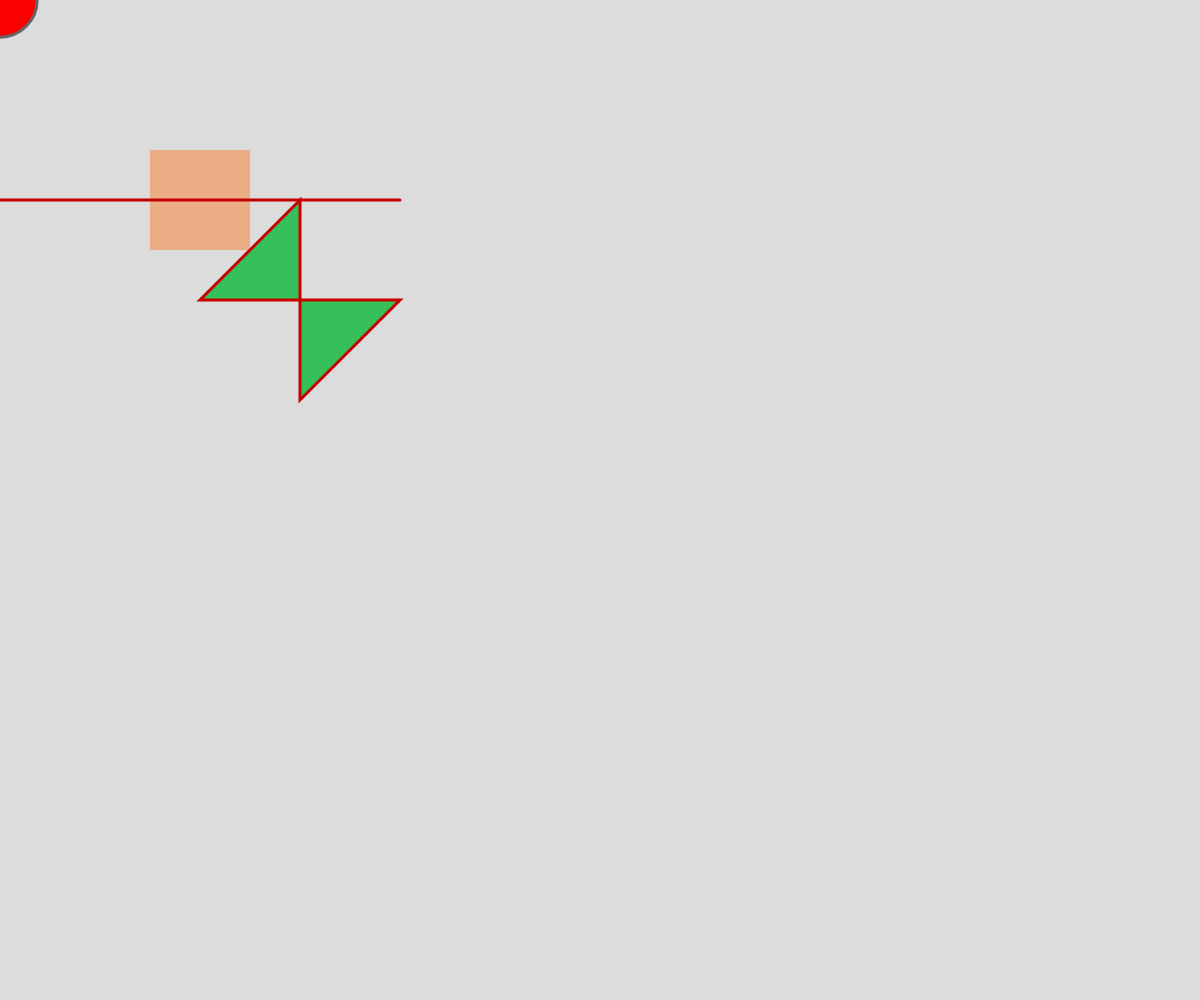
Frame 1 (no input)
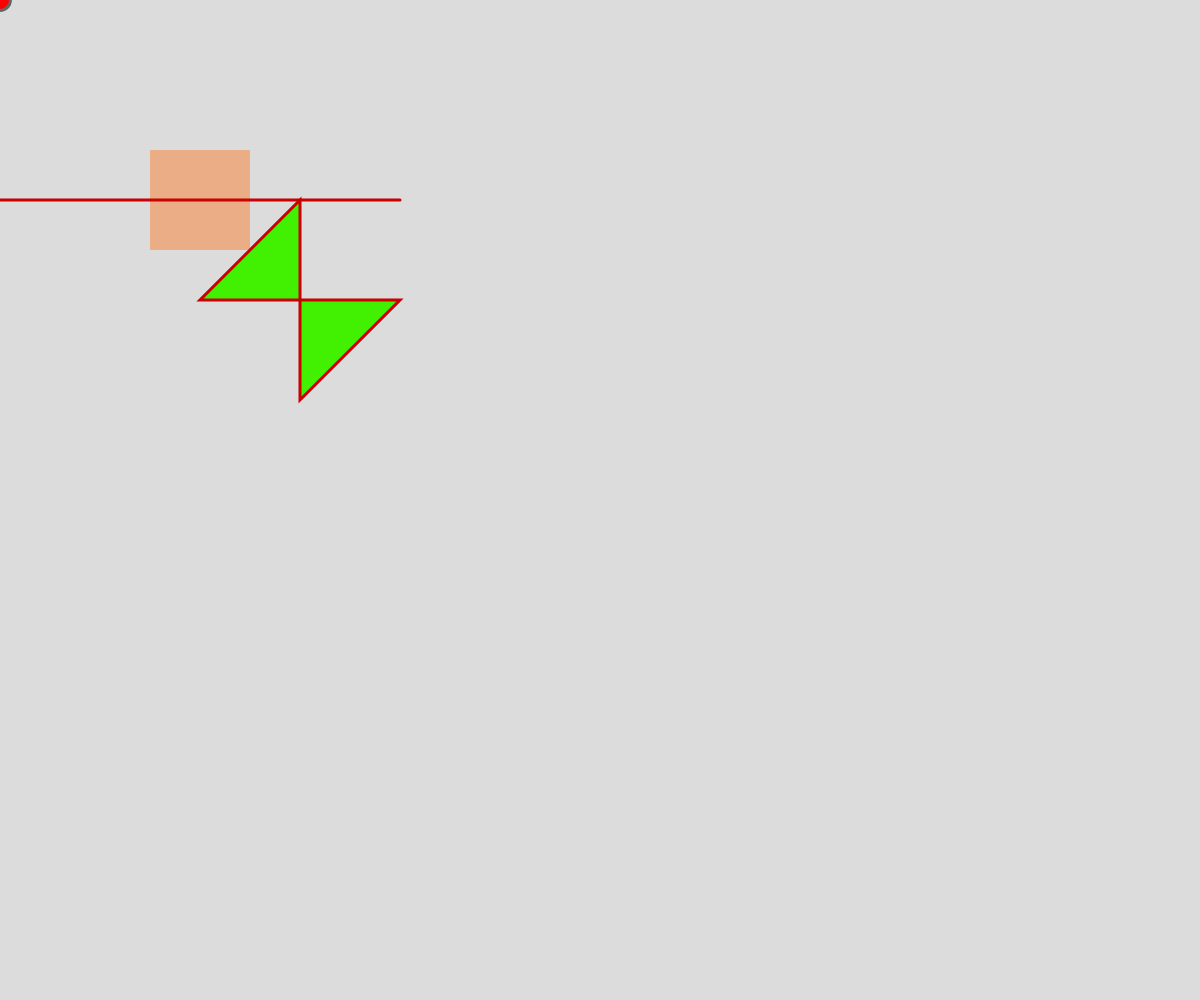
Frame 60 (no input)
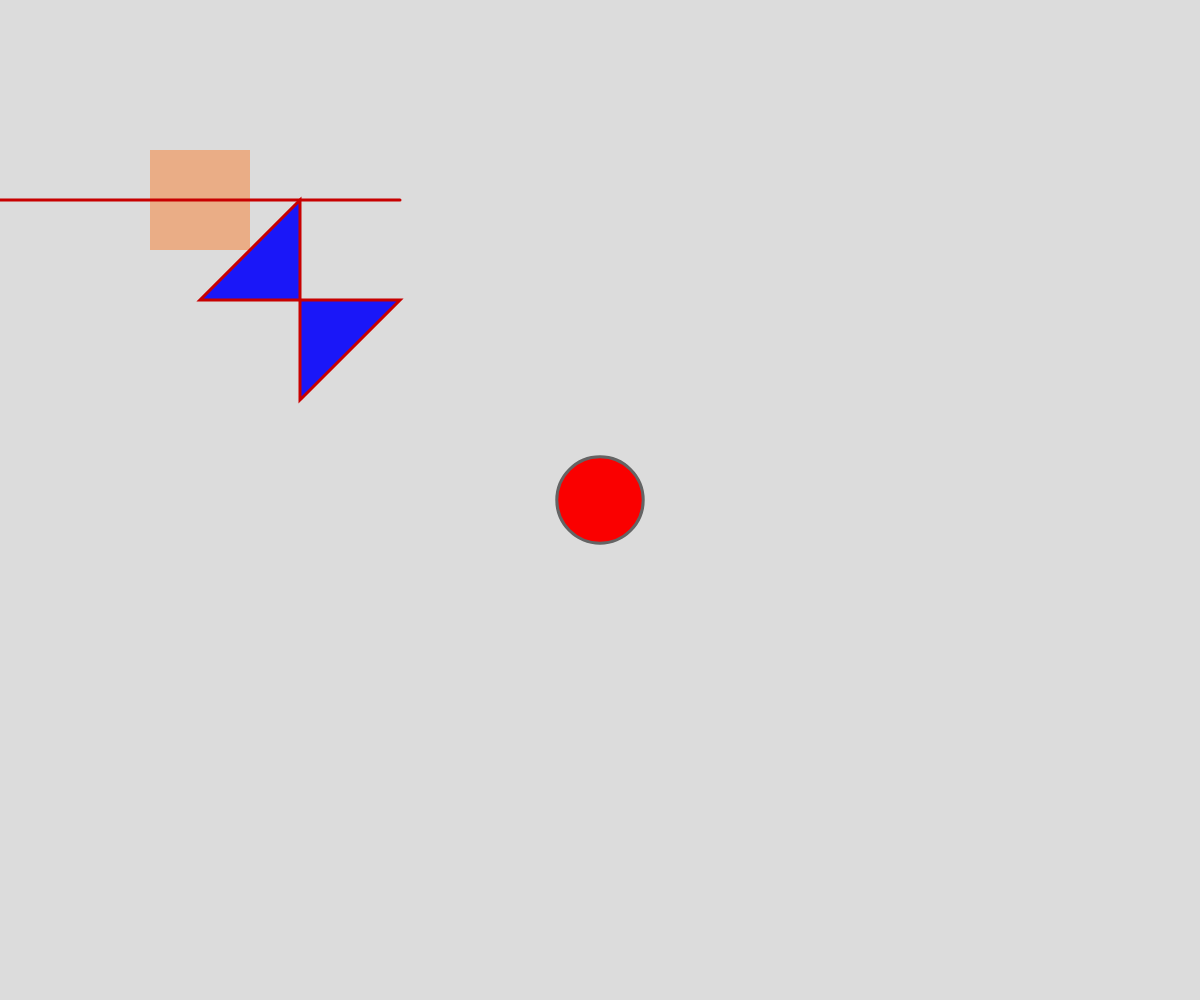
Frame 120 (the mouse pressed at the canvas centre since frame 60)

The p5.js sketch that drew these frames (run headless with seeded random() and noise() and a simulated clock; from frame 60 on, the mouse is pressed at the canvas centre):

// p5.js sketch
// ── sketch.js
function setup() {
  createCanvas(windowWidth,windowHeight);
  rectMode(CENTER);
}

function draw() {
  background(220);
  noStroke();
  fill(255,100,0,100);
  rect(200,200,100,100);
  
  stroke(100,100,100);
  strokeWeight(3)
  fill(250,0,0);
  ellipse(mouseX,mouseY,random(10,100));
  
  stroke(200,0,0);
  line(0,200,400,200);
  
  fill(random(0,255),random(0,255),random(0,255));
  beginShape();
  vertex(300,200);
  vertex(200,300);
  vertex(400,300);
  vertex(300,400);
  endShape(CLOSE);
}
